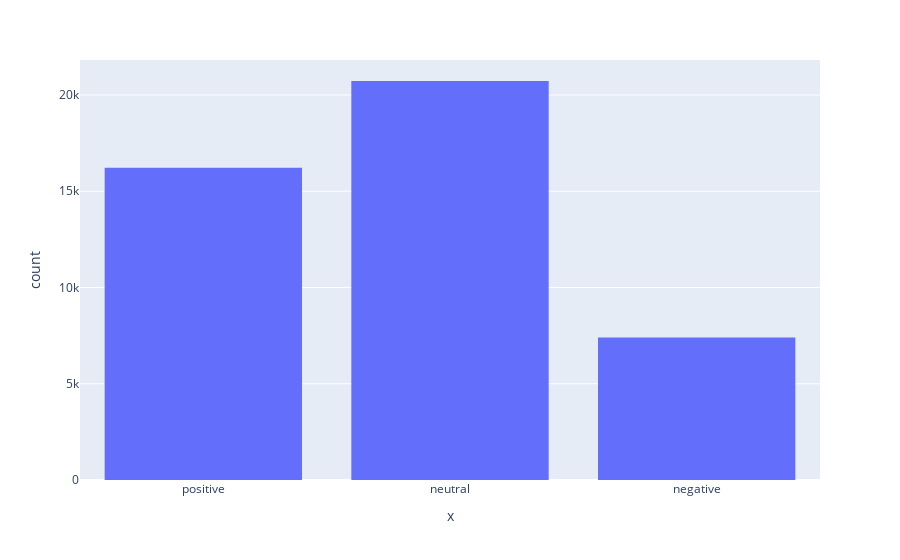

Here is the notebook cell this chart was saved with:
### Code cell
df = px.data.tips()
fig = px.histogram(df, x=data['sentiment'])
fig.show()

### Figure 1 — Plotly figure (JSON) as saved in the notebook; plotly's stock layout.template omitted (floating-point values rounded to 4 significant figures; data arrays with more than 128 entries replaced by an {"elided": "..."} marker saying what was removed)
{"data": [{"alignmentgroup": "True", "bingroup": "x", "hovertemplate": "x=%{x}<br>count=%{y}<extra></extra>", "legendgroup": "", "marker": {"color": "#636efa"}, "name": "", "offsetgroup": "", "orientation": "v", "showlegend": false, "type": "histogram", "x": {"elided": "44342 str values"}, "xaxis": "x", "yaxis": "y"}], "layout": {"barmode": "relative", "legend": {"tracegroupgap": 0}, "margin": {"t": 60}, "xaxis": {"anchor": "y", "domain": [0, 1], "title": {"text": "x"}}, "yaxis": {"anchor": "x", "domain": [0, 1], "title": {"text": "count"}}}}
